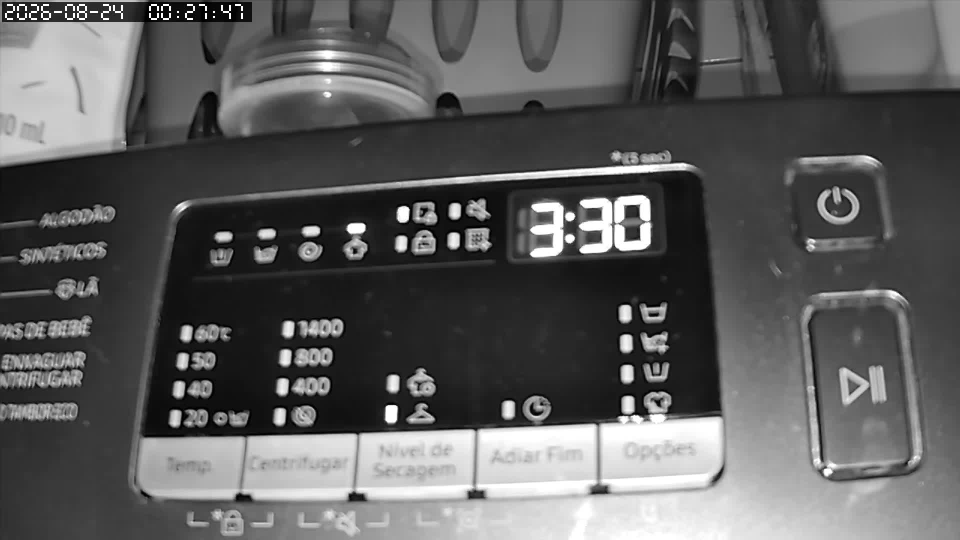
#> input picture assets/teste_frame.jpg, 1920 x 1080 px (shown at 1/2 size)
$ python roi_calibrator.py --image assets/teste_frame.jpg
#> lines starting #> are read from the running program, lines starting #| are printed output that depends on the picture
"""
ROI Calibrator — Interactive helper to find the washing-machine panel ROI.

Opens the calibration image (assets/teste_frame.jpg), lets you draw a
rectangle around the machine's display, and prints the exact config
snippet to paste into config.yaml.

Usage:
    python roi_calibrator.py
    python roi_calibrator.py --image assets/teste_frame.jpg
    python roi_calibrator.py --width 960 --height 540
"""

from __future__ import annotations

import argparse
import sys
from pathlib import Path

import cv2
import yaml


DEFAULT_IMAGE = Path("assets/teste_frame.jpg")
DEFAULT_WIDTH = 960
DEFAULT_HEIGHT = 540


def calibrate(
    image_path: Path,
    display_width: int = DEFAULT_WIDTH,
    display_height: int = DEFAULT_HEIGHT,
) -> None:
    """
    Open an interactive OpenCV window to select the panel ROI.

    Args:
        image_path: Path to the calibration frame.
        display_width: Width to resize the image for display (and monitoring).
        display_height: Height to resize the image for display.
    """
#> called with display_width = 960, display_height = 540
    if not image_path.exists():
        print(f"[ERRO] Imagem não encontrada: {image_path}", file=sys.stderr)
        print("       Verifique o caminho ou capture um novo frame da câmera.", file=sys.stderr)
        sys.exit(1)

    img = cv2.imread(str(image_path))
#> img is the input picture: shape (1080, 1920, 3); min 0, max 255, mean 92.8
    if img is None:
        print(f"[ERRO] Falha ao decodificar a imagem: {image_path}", file=sys.stderr)
        sys.exit(1)

    resized = cv2.resize(img, (display_width, display_height))
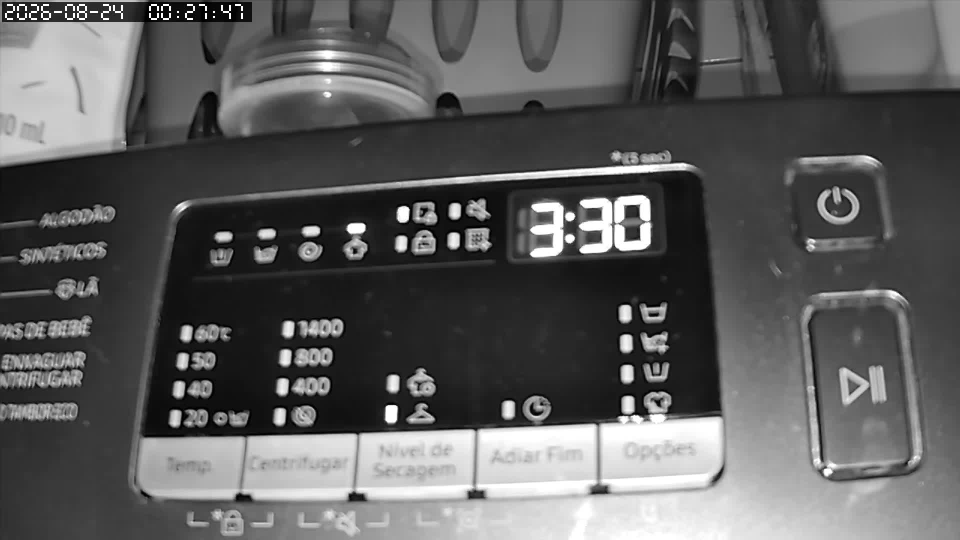
#> resized: shape (540, 960, 3); min 0, max 255, mean 92.9
    gray = cv2.cvtColor(resized, cv2.COLOR_BGR2GRAY)

    print("┌─────────────────────────────────────────────────────────┐")
    print("│  ROI Calibrator                                         │")
    print("│  Desenhe um retângulo em volta do painel iluminado.     │")
    print("│  Pressione ENTER para confirmar ou ESC para cancelar.   │")
    print("└─────────────────────────────────────────────────────────┘")

#> (the run stopped early here; a loop or call above may not have finished)
